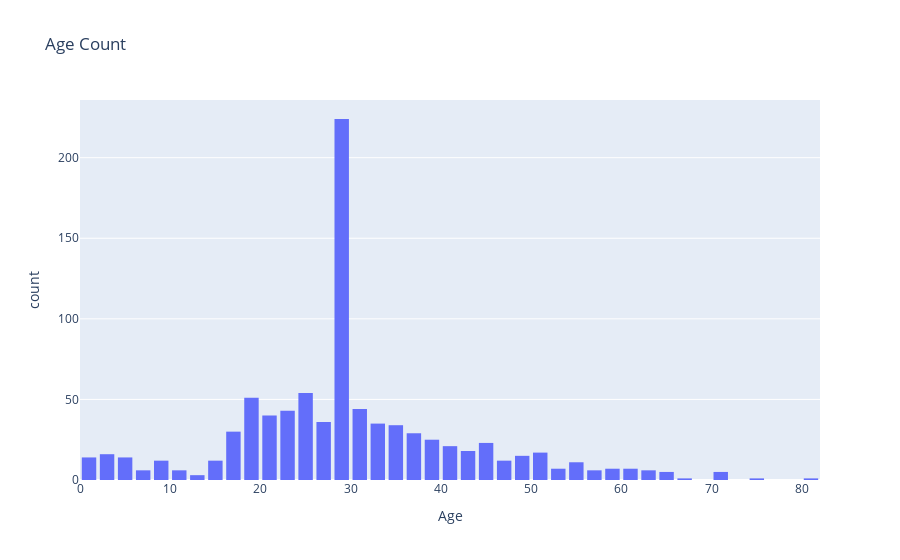

Write notebook code for a chart like this one.
### Markdown cell above
# Visualisation

### Code cell
fig=ex.histogram(df,x='Age',title='Age Count')
fig.update_layout(bargap=0.2)
fig.show()

### Figure 1 — Plotly figure (JSON) as saved in the notebook; plotly's stock layout.template omitted (floating-point values rounded to 4 significant figures; data arrays with more than 128 entries replaced by an {"elided": "..."} marker saying what was removed)
{"data": [{"alignmentgroup": "True", "bingroup": "x", "hovertemplate": "Age=%{x}<br>count=%{y}<extra></extra>", "legendgroup": "", "marker": {"color": "#636efa", "pattern": {"shape": ""}}, "name": "", "offsetgroup": "", "orientation": "v", "showlegend": false, "type": "histogram", "x": {"elided": "891 float values"}, "xaxis": "x", "yaxis": "y"}], "layout": {"autosize": true, "bargap": 0.2, "barmode": "relative", "legend": {"tracegroupgap": 0}, "title": {"text": "Age Count"}, "xaxis": {"anchor": "y", "autorange": true, "domain": [0, 1], "range": [0, 82], "title": {"text": "Age"}, "type": "linear"}, "yaxis": {"anchor": "x", "autorange": true, "domain": [0, 1], "range": [0, 235.8], "title": {"text": "count"}}}}
